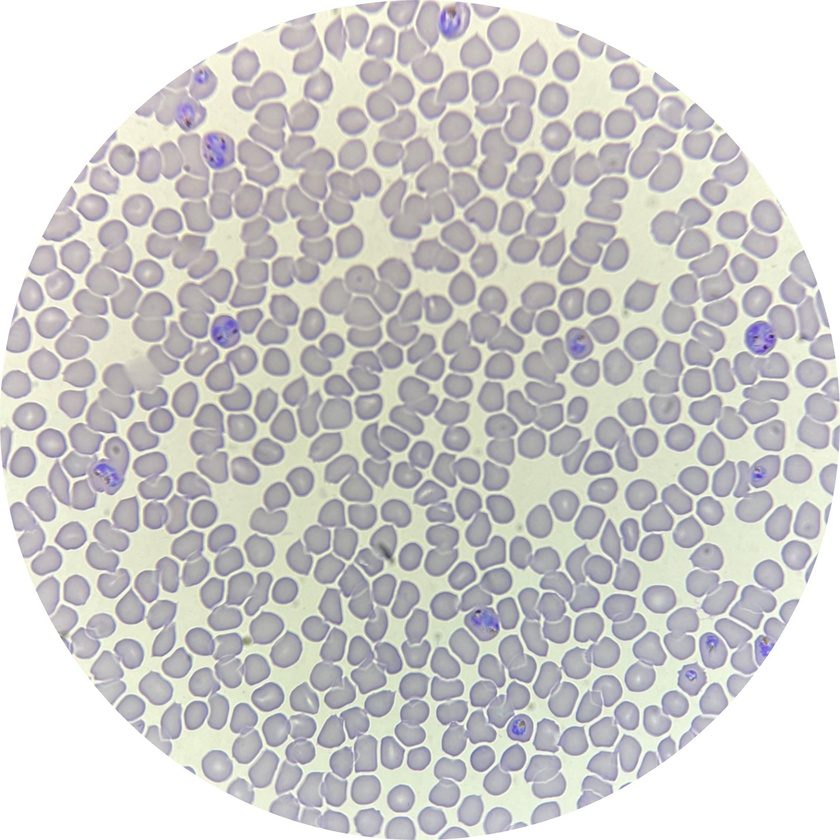
#> input picture Cell-Counting/sample_infected_1.jpg, 840 x 840 px, shrunk from 1430 x 1429 before the run, found by its file name
$ python '개수세기_통합(blue-circle)_GY_hyper.py'
#> lines starting #> are read from the running program, lines starting #| are printed output that depends on the picture; after the words box and inside, x2 and y2 are one past the last pixel; in counts of white or black regions, pixels touching at a corner belong together
import cv2
import numpy as np
import matplotlib.pyplot as plt

# ===============================
# 0. 이미지 로드
# ===============================
img = cv2.imread("Cell-Counting\sample_infected_1.jpg")
#> img is the input picture: shape (840, 840, 3); mean B, G, R 202.1, 203.6, 204.9
assert img is not None, "이미지를 불러올 수 없습니다."
orig = img.copy()

# ===============================
# 1. Grayscale
# ===============================
gray = cv2.cvtColor(img, cv2.COLOR_BGR2GRAY)

# ===============================
# 2. k-means
# ===============================
Z = gray.reshape((-1, 1)).astype(np.float32)
K = 2
criteria = (cv2.TERM_CRITERIA_EPS + cv2.TERM_CRITERIA_MAX_ITER, 10, 1.0)

_, labels, centers = cv2.kmeans(
    Z, K, None, criteria, 10, cv2.KMEANS_RANDOM_CENTERS
)
#> centers = [171, 240.1]
segmented = centers[labels.flatten()].reshape(gray.shape).astype(np.uint8)
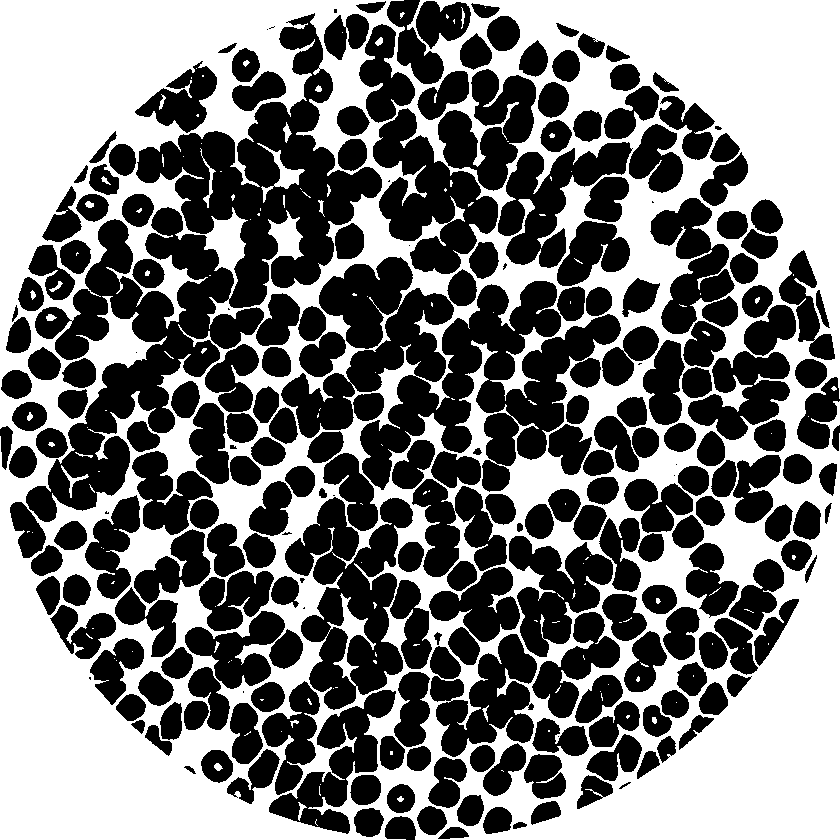
#> segmented: shape (840, 840); values 171 (black) and 240 (white), 47.6% white; 148 white regions (113 under 20 px), largest, box (x1, y1, x2, y2) and area: (0, 0, 840, 840) 333371, (257, 143, 305, 203) 604, (200, 148, 216, 208) 174

# ===============================
# 3. Binary mask
# ===============================
#_, binary = cv2.threshold(
#    segmented, 0, 255, cv2.THRESH_BINARY_INV + cv2.THRESH_OTSU
#)

cell_cluster = np.argmin(centers)  # 더 어두운 클러스터
#> cell_cluster = 0
binary = (labels.reshape(gray.shape) == cell_cluster).astype(np.uint8) * 255

# ===============================
# 3-1. Hole filling (적혈구 내부 구멍 제거)
# ===============================
h, w = binary.shape
mask = np.zeros((h + 2, w + 2), np.uint8)

binary_filled = binary.copy()
mask = np.zeros((h + 2, w + 2), np.uint8)

# 테두리 전체를 seed로 flood fill
for x in range(w):
    cv2.floodFill(binary_filled, mask, (x, 0), 255)
    cv2.floodFill(binary_filled, mask, (x, h-1), 255)
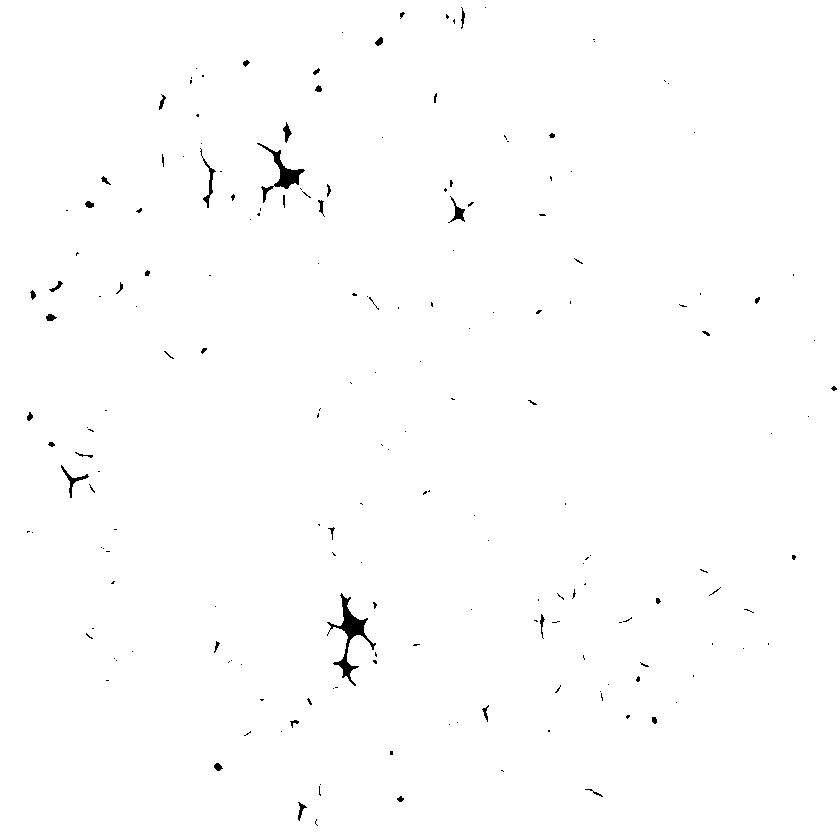
#> binary_filled: shape (840, 840); 99.4% white; 189 black regions (148 under 20 px), largest, box (x1, y1, x2, y2) and area: (327, 593, 376, 686) 917, (257, 143, 305, 203) 604, (200, 148, 216, 208) 174

for y in range(h):
    cv2.floodFill(binary_filled, mask, (0, y), 255)
    cv2.floodFill(binary_filled, mask, (w-1, y), 255)

binary_filled_inv = cv2.bitwise_not(binary_filled)
binary = binary | binary_filled_inv
#> binary: shape (840, 840); 52.9% white; 1 black region, box (x1, y1, x2, y2) and area: (0, 0, 840, 840) 332041


# ===============================
# 4. Morphology
# ===============================
kernel = np.ones((3, 3), np.uint8)
opening = cv2.morphologyEx(binary, cv2.MORPH_OPEN, kernel, iterations=2)
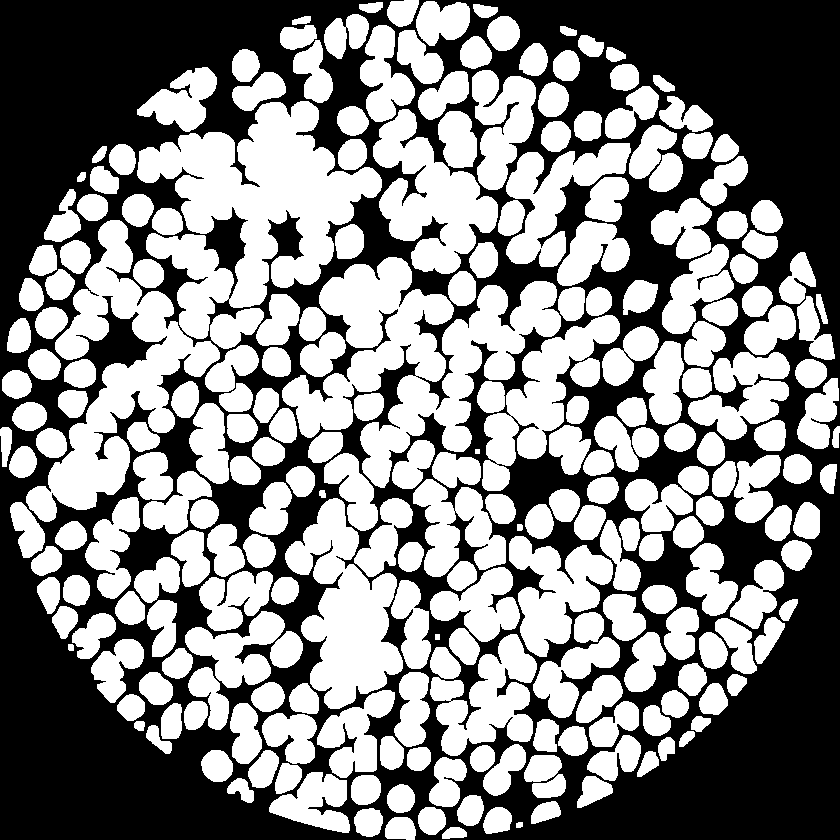
#> opening: shape (840, 840); 52.4% white; 1 black region

# ===============================
# 4-1. Contour-based hole filling (강제 채우기)
# ===============================
binary_filled = np.zeros_like(opening)

cnts, _ = cv2.findContours(
    opening, cv2.RETR_EXTERNAL, cv2.CHAIN_APPROX_SIMPLE
)
#> cnts = 248 contours, 1 with area under 20; largest, box (x1, y1, x2, y2) and area: (137, 101, 382, 339) 26547, (282, 257, 561, 488) 24966, (26, 220, 220, 522) 17748, (285, 498, 403, 709) 12404, (373, 109, 498, 274) 9902

for cnt in cnts:
    area = cv2.contourArea(cnt)
    if area < 30:   # 기존 면적 필터와 맞추기
        continue
    cv2.drawContours(binary_filled, [cnt], -1, 255, -1)
#> this loop made 248 passes
#> area on passes 1 to 3: 203, 27, 561.5
#> binary_filled: shape (840, 840); 52.4% white; 1 black region, box (x1, y1, x2, y2) and area: (0, 0, 840, 840) 335854

binary = binary_filled

# ===============================
# 5. Distance Transform
# ===============================
dist = cv2.distanceTransform(binary, cv2.DIST_L2, 5) # opening -> binary로 변경해도 무방

# [수정 1] Distance Map에 가우시안 블러 적용
# 울퉁불퉁한 세포 모양 때문에 내부에 여러 개의 peak가 생기는 것을 방지합니다.
# (7, 7)은 커널 크기, 0은 표준편차(자동계산).
# 값이 클수록 더 뭉개져서 중심이 하나로 합쳐집니다. (너무 크면 작은 세포가 사라질 수 있음)
dist = cv2.GaussianBlur(dist, (7, 7), 0)

# ===============================
# 6. DT Peak Detection
# ===============================
min_peak_ratio = 0.40
kernel_peak = np.ones((3, 3), np.uint8)

local_max = cv2.dilate(dist, kernel_peak) == dist
#> local_max: shape (840, 840) bool; 28% white; 746 white regions (618 under 20 px), largest, box (x1, y1, x2, y2) and area: (0, 0, 355, 372) 40781, (484, 0, 840, 374) 39402, (471, 479, 840, 840) 38844
local_max &= (dist > min_peak_ratio * dist.max())
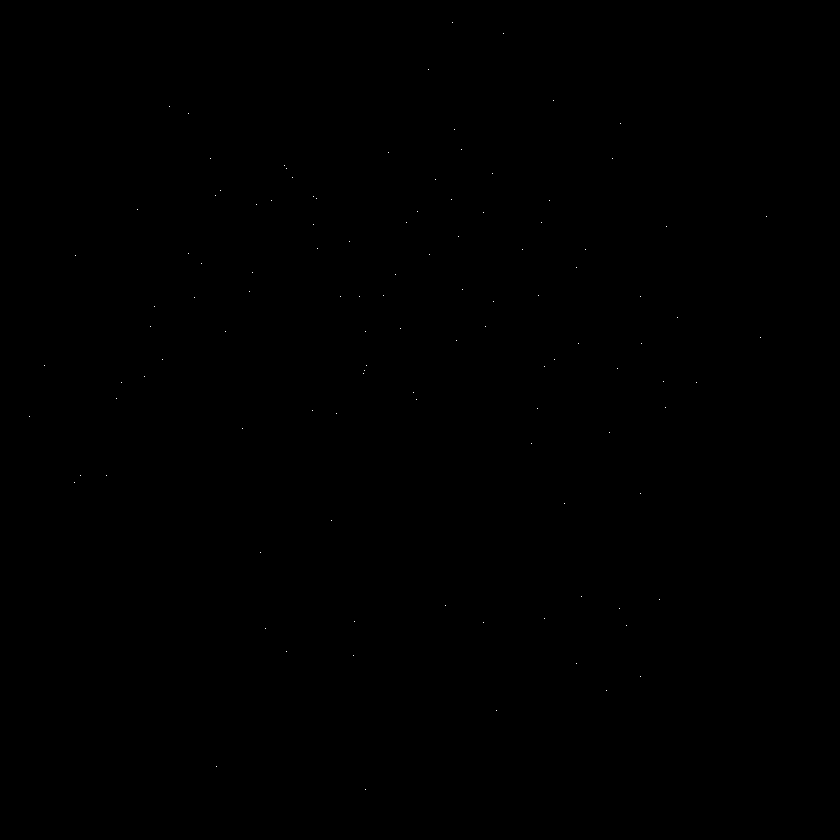
#> local_max: shape (840, 840) bool; 0.02% white in thin lines or dots, all inside (x1, y1, x2, y2) = (29, 22, 767, 790)

num_peaks, peak_labels = cv2.connectedComponents(
    local_max.astype(np.uint8)
)
#> peak_labels: shape (840, 840) int32; 113 distinct labels, from 0 to 112
#> num_peaks = 113
num_peaks -= 1  # background 제거
#> num_peaks = 112

# ===============================
# 7. Peak centroid 추출
# ===============================
peak_points = []

for i in range(1, num_peaks + 1):
    ys, xs = np.where(peak_labels == i)
    if len(xs) == 0:
        continue

    cy = int(np.mean(ys))
    cx = int(np.mean(xs))
    peak_points.append((cy, cx))
#> this loop made 112 passes
#> (ys, xs, cy, cx) on passes 1 to 8: ([22], [452], 22, 452), ([33], [503], 33, 503), ([69], [428], 69, 428), ([100], [553], 100, 553), ([106], [169], 106, 169), ([113], [188], 113, 188), ([123], [620], 123, 620), ([129], [454], 129, 454)
#> after the loop, peak_points = 112 pairs, first value 22 to 789, second value 29 to 766

# ===============================
# 8. Peak NMS (겹침 제거)
# ===============================
min_peak_distance = 20

# DT 값 기준으로 강한 peak부터
peak_points = sorted(
    peak_points,
    key=lambda p: dist[p[0], p[1]],
    reverse=True
)

filtered_peaks = []

for (y, x) in peak_points:
    keep = True
    for (fy, fx) in filtered_peaks:
        if np.hypot(y - fy, x - fx) < min_peak_distance:
            keep = False
            break
    if keep:
        filtered_peaks.append((y, x))
#> this loop made 112 passes
#> (y, x) on passes 1 to 8: (177, 292), (165, 284), (168, 286), (621, 354), (655, 353), (198, 316), (196, 313), (199, 451)
#> after the loop, filtered_peaks = 96 pairs, first value 22 to 789, second value 29 to 766

# ===============================
# 9. 결과 시각화
# ===============================

# ===============================
# 감염 판별 파라미터
# ===============================
ROI_RADIUS = 7                 # 파란 원 반지름 (DT peak와 동일)
INFECTED_MEAN_THRESHOLD = 180   # 어두울수록 감염 (히스토그램 보고 조절)

output = orig.copy()

rbc_count = 0
infected_count = 0
mean_values = []

for (y, x) in filtered_peaks:

    # ===============================
    # 원형 ROI 마스크 생성
    # ===============================
    roi_mask = np.zeros_like(gray, dtype=np.uint8)
    cv2.circle(roi_mask, (x, y), ROI_RADIUS, 255, -1)

    # 평균 그레이스케일 값
    mean_intensity = cv2.mean(gray, mask=roi_mask)[0]
    mean_values.append(mean_intensity)

    # 감염 판별 (어두울수록 감염)
    if mean_intensity <= INFECTED_MEAN_THRESHOLD:
        color = (0, 255, 0)   # 감염
        infected_count += 1
    else:
        color = (0, 255, 0)   # 정상

    cv2.circle(output, (x, y), ROI_RADIUS, color, 1)
    rbc_count += 1
#> this loop made 96 passes
#> (y, x, mean_intensity) on passes 1 to 8: (177, 292, 226.7), (621, 354, 211.8), (655, 353, 158.7), (198, 316, 176.2), (199, 451, 177.9), (296, 359, 175.9), (482, 74, 196.8), (158, 210, 157.5)
#> output: shape (840, 840, 3); 0.49% of pixels changed, all inside (x1, y1, x2, y2) = (22, 15, 774, 797)
#> roi_mask: shape (840, 840); 0.02% white; 1 white region, box (x1, y1, x2, y2) and area: (557, 496, 572, 511) 149

print("적혈구 개수:", rbc_count)
#| 적혈구 개수: 96
print("감염된 적혈구 개수:", infected_count)
#| 감염된 적혈구 개수: 65

plt.figure(figsize=(5,4))
plt.hist(mean_values, bins=30)
plt.xlabel("Mean Grayscale Intensity (ROI)")
plt.ylabel("Count")
plt.title("RBC Intensity Distribution")
plt.show()

# ===============================
# 10. Visualization
# ===============================
fig, ax = plt.subplots(2, 3, figsize=(15, 10))

ax[0,0].imshow(cv2.cvtColor(orig, cv2.COLOR_BGR2RGB))
ax[0,0].set_title("Original")

ax[1,2].imshow(gray, cmap="gray")
ax[1,2].set_title("Grayscale")

binary_inv = 255 - binary
ax[0,2].imshow(segmented, cmap="gray")
ax[0,2].set_title("k-means result")

ax[1,0].imshow(binary, cmap="gray")
ax[1,0].set_title("Binary mask")

im = ax[1,1].imshow(dist, cmap="jet")
ax[1,1].set_title("Distance Transform")

#plt.colorbar(im, ax=ax[1,1])

ax[0,1].imshow(cv2.cvtColor(output, cv2.COLOR_BGR2RGB))
ax[0,1].set_title(f"Count green-circle (Count = {rbc_count}) (Infected = {infected_count})")
#ax[0,1].set_title(f"Count green-circle (Count = {rbc_count})")

for a in ax.flatten():
    a.axis("off")

plt.tight_layout()
plt.show()
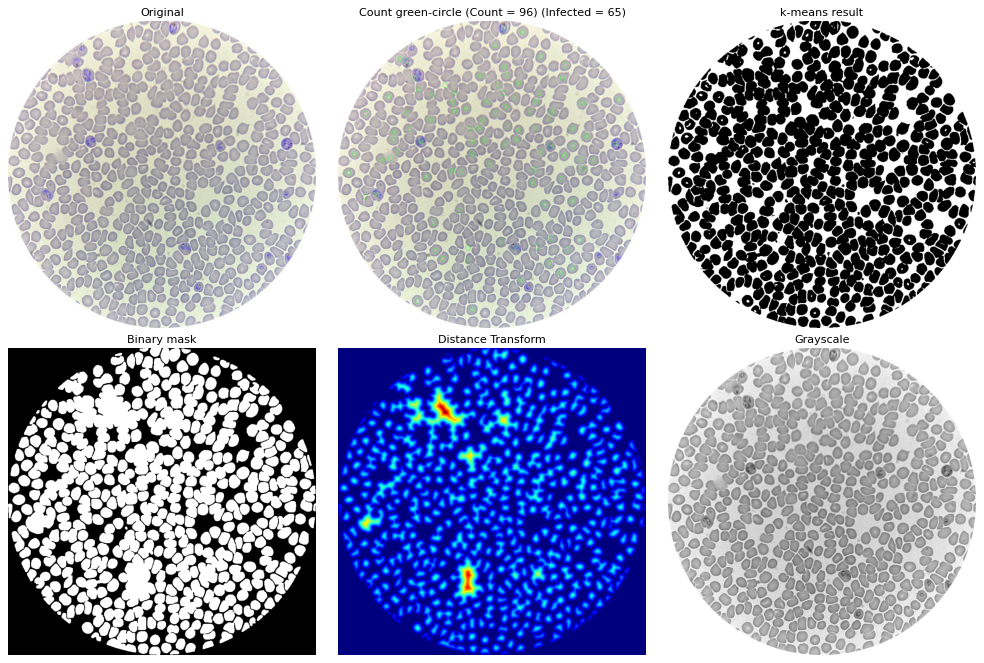
#> figure drawn by matplotlib, 6 panels

$ run again, with Cell-Counting/sample_infected_2.jpg copied over Cell-Counting/sample_infected_1.jpg
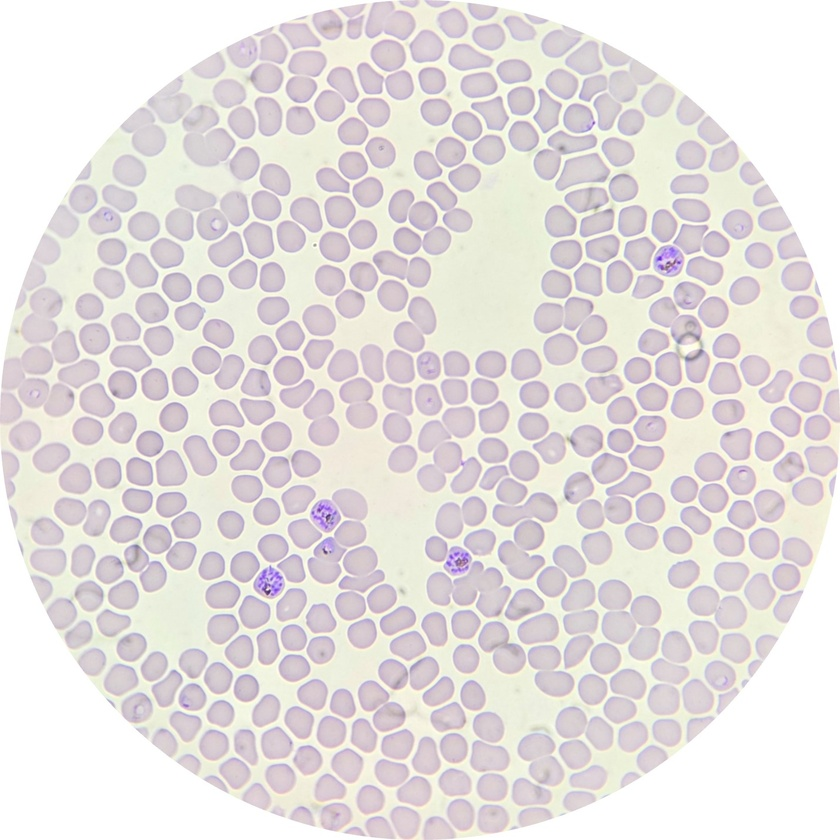
#> input picture Cell-Counting/sample_infected_2.jpg, 840 x 840 px, shrunk from 1429 x 1429 before the run, found by its file name
#> img is the input picture: shape (840, 840, 3); mean B, G, R 222.9, 223.5, 229.1
#> centers = [245, 202.2]
#> `segmented = centers[labels.flatten()].reshape(gray.shape).astype(np.ui..`:
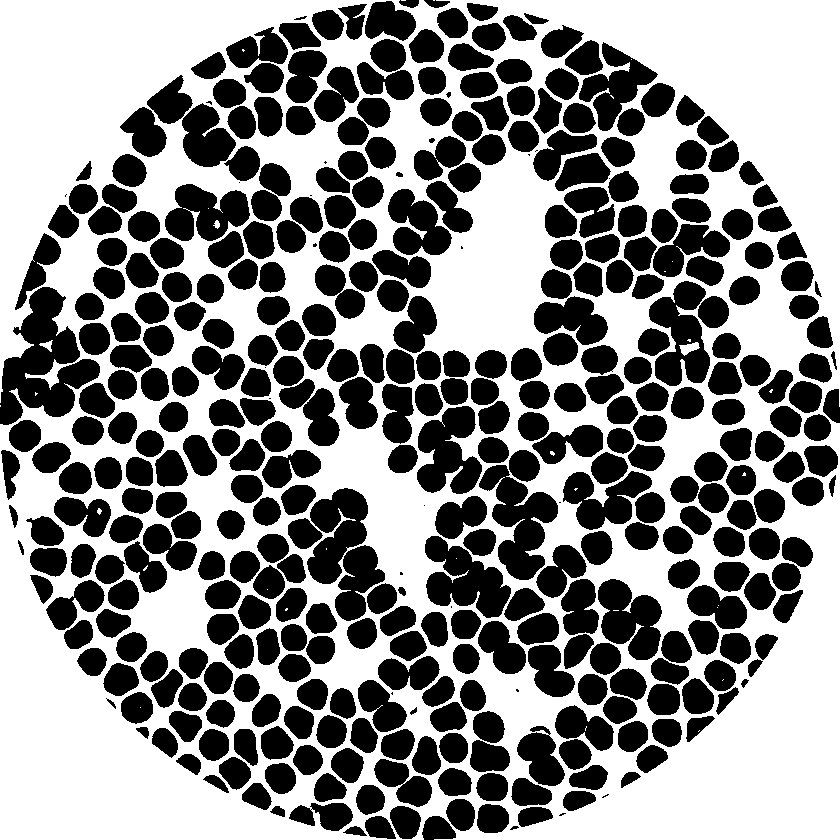
#> segmented: shape (840, 840); values 202 (black) and 245 (white), 53.9% white; 402 black regions (20 under 20 px), largest, box (x1, y1, x2, y2) and area: (0, 287, 100, 425) 6927, (479, 465, 558, 580) 4450, (425, 536, 511, 618) 3985
#> cell_cluster = 1
#> binary_filled_inv: shape (840, 840); 0.06% white; 46 white regions (42 under 20 px), largest, box (x1, y1, x2, y2) and area: (679, 342, 700, 356) 158, (39, 340, 53, 352) 74, (213, 220, 220, 229) 38, (97, 508, 102, 515) 23
#> opening: shape (840, 840); 45.8% white; 378 white regions
#> cnts = 378 contours, 1 with area under 20; largest, box (x1, y1, x2, y2) and area: (0, 287, 100, 425) 6618, (480, 465, 558, 580) 4208, (425, 536, 511, 618) 3776, (649, 281, 710, 386) 3660, (417, 406, 482, 494) 3520
#> the loop `for cnt in cnts:` made 378 passes
#> area on passes 1 to 3: 91, 565, 473.5
#> peak_labels: shape (840, 840) int32; 485 distinct labels, from 0 to 484
#> `num_peaks, peak_labels = cv2.connectedComponents( local_max.astype(np...`: num_peaks = 485
#> `num_peaks -= 1`: num_peaks = 484
#> the loop `for i in range(1, num_peaks + 1):` made 484 passes
#> (ys, xs, cy, cx) on passes 1 to 3: ([12], [481], 12, 481), ([17], [382], 17, 382), ([23], [453], 23, 453)
#> after the loop `for i in range(1, num_peaks + 1):`: peak_points = 484 pairs, first value 12 to 827, second value 10 to 839
#> the loop `for (y, x) in peak_points:` made 484 passes
#> (y, x) on passes 1 to 3: (626, 618), (328, 38), (139, 149)
#> after the loop `for (y, x) in peak_points:`: filtered_peaks = 441 pairs, first value 12 to 827, second value 10 to 839
#> the loop `for (y, x) in filtered_peaks:` made 441 passes
#> (y, x, mean_intensity, infected_count) on pass 28: (261, 668, 175.1, 1)
#> after the loop `for (y, x) in filtered_peaks:`: infected_count = 4; mean_values = 441 values, max 217.1 at index 8, min 158.8 at index 102, mean 207.7; rbc_count = 441
#| 적혈구 개수: 441
#| 감염된 적혈구 개수: 4
#> `plt.show()`:
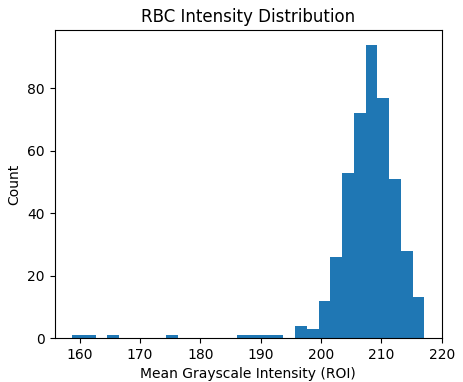
#> figure drawn by matplotlib, 1 panel; tallest bar 94 high, from x = 207.4 to 209.3
#> binary_inv: shape (840, 840); 54.2% white; 376 black regions, largest, box (x1, y1, x2, y2) and area: (0, 287, 100, 425) 6933, (480, 465, 558, 580) 4444, (425, 536, 511, 618) 3974
